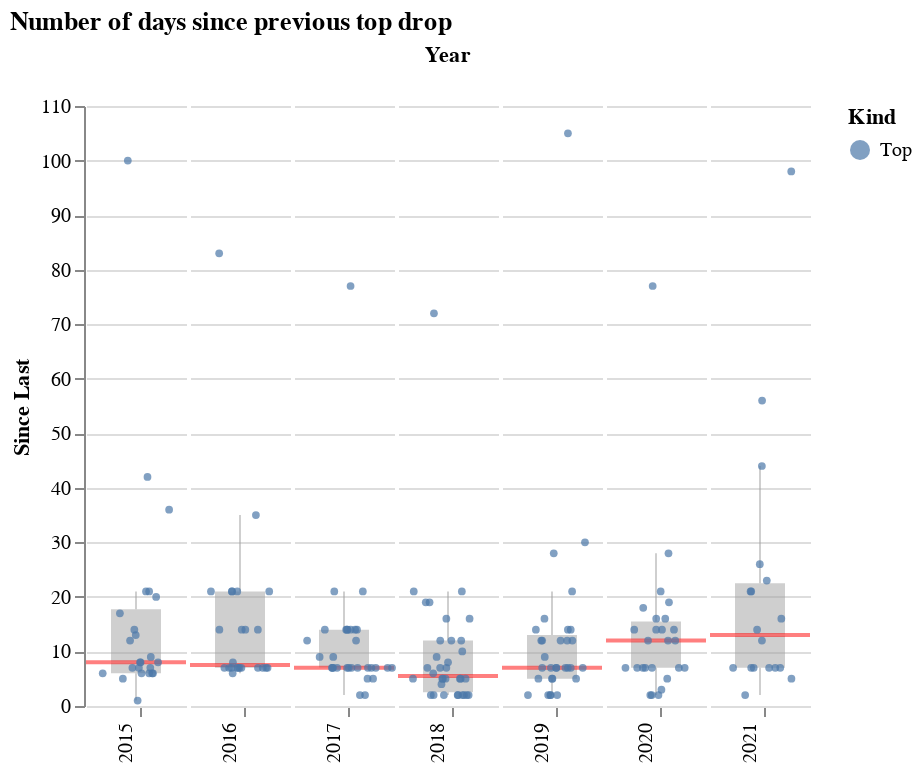

Notebook source saved alongside this figure:
### Code cell
tdf = drops_to_clothes_drops(ytd_df)
ttdf = since_last_kind_df(tdf, 'Top')
ttdf = ttdf[ttdf['Year'] > 2014]
plots.facetted_scatter(ttdf, 
                       'Kind', 
                       kind_sort_order, 
                       'Since Last').properties(title='Number of days since previous top drop')

### Figure 1 — Vega-Lite specification as saved in the notebook (floating-point values rounded to 4 significant figures; data arrays with more than 128 entries replaced by an {"elided": "..."} marker saying what was removed)
{"$schema": "https://vega.github.io/schema/vega-lite/v4.8.1.json", "config": {"facet": {"spacing": 0}, "view": {"continuousHeight": 300, "continuousWidth": 400, "stroke": null}}, "data": {"name": "data-544ac2d847ce8093848de79b979a1bd7"}, "datasets": {"data-544ac2d847ce8093848de79b979a1bd7": {"elided": "188 records"}}, "facet": {"column": {"field": "Year", "header": {"labelAlign": "right", "labelAngle": -90, "labelOrient": "bottom", "labelPadding": 3, "titleOrient": "top"}, "type": "ordinal"}}, "spec": {"layer": [{"encoding": {"y": {"axis": {}, "field": "Since Last", "scale": {}, "type": "quantitative"}}, "mark": {"color": "#A0A0A0", "opacity": 0.5, "outliers": false, "size": 25, "type": "boxplot"}, "width": 50}, {"layer": [{"encoding": {"y": {"aggregate": "median", "field": "Since Last", "type": "quantitative"}}, "mark": {"color": "red", "opacity": 0.5, "size": 2, "type": "rule"}, "width": 50}, {"encoding": {"color": {"field": "Kind", "scale": {"scheme": "tableau10"}, "sort": ["Bottom", "Top", "Layer"], "type": "nominal"}, "tooltip": [{"field": "Product", "type": "nominal"}, {"field": "Price", "type": "quantitative"}, {"field": "Price-2021", "type": "quantitative"}, {"field": "Since Last", "type": "quantitative"}], "x": {"axis": {"grid": false, "labels": false, "ticks": true, "values": [0]}, "field": "jitter", "scale": {}, "title": null, "type": "quantitative"}, "y": {"axis": {}, "field": "Since Last", "scale": {}, "type": "quantitative"}}, "mark": {"opacity": 0.7, "size": 15, "type": "circle"}, "transform": [{"as": "jitter", "calculate": "sqrt(-2*log(random()))*cos(2*PI*random())"}], "width": 50}]}]}, "title": "Number of days since previous top drop"}
